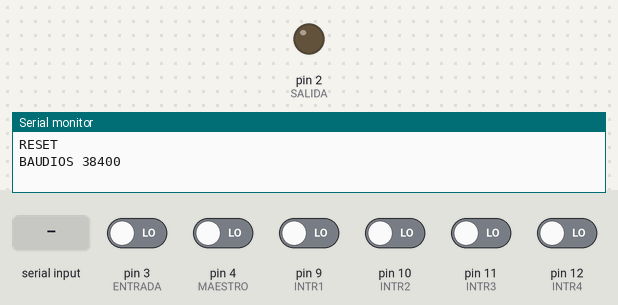
This sketch was run on a simulated Arduino Uno, built with avr-gcc and run on an emulated ATmega328P. Shown: output pins drawn as LEDs (lit = HIGH), the last lines printed to the serial monitor. Inputs (shaded band) come from the test bench; at power-on: pin 3 (ENTRADA), pin 4 (MAESTRO), pin 9 (INTR1), pin 10 (INTR2), pin 11 (INTR3), pin 12 (INTR4) LOW. The modem accepts every AT command (registered, SIM ready, sends succeed) and sends nothing else; pins used as bus, display or sensor lines are not drawn.

Above: at 1.3 s.
1.4 s: pin 3 (ENTRADA) driven HIGH
3.2 s: "1" received over the second serial link
At 4.6 s:
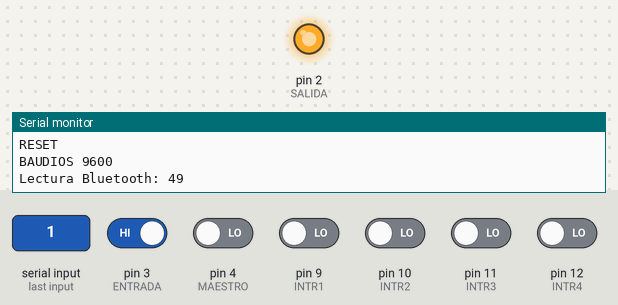
Timing chart, 0 to 6.2 s (numbered marks = the images above; inputs shaded):
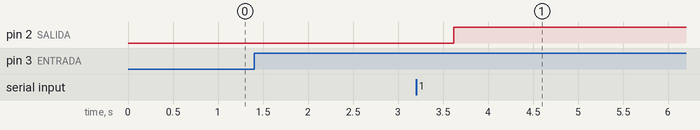

The sketch:

arduinolittleBitsBT.ino
```cpp
#include <SoftwareSerial.h>

#define RST 5
#define TxD 6
#define RxD 7
#define KEY 8

#define SALIDA 2
#define ENTRADA 3
#define MAESTRO 4

#define INTR1 9
#define INTR2 10
#define INTR3 11
#define INTR4 12

#define secAT 0
#define secNAME 1
#define secPASSW 2
#define secRESET 3
#define secUSAR 4


SoftwareSerial BTSerial(TxD, RxD);
int mlSecuencia=secAT;
int mlIntr=0;
int mlMaestro = LOW;
int mlEntrada = LOW;
boolean mbPrimeraVez=true;

void setup()
{
pinMode(RST, OUTPUT);
pinMode(KEY, OUTPUT);
pinMode(SALIDA, OUTPUT);
pinMode(MAESTRO, INPUT);
pinMode(INTR1, INPUT);
pinMode(INTR2, INPUT);
pinMode(INTR3, INPUT);
pinMode(INTR4, INPUT);
pinMode(ENTRADA, INPUT);
digitalWrite(SALIDA, LOW);
Serial.begin(9600);
delay(100);
}
void loop()
{
  int lintr1=digitalRead(INTR1);
  int lintr2=digitalRead(INTR2);
  int lintr3=digitalRead(INTR3);
  int lintr4=digitalRead(INTR4);
/*  int lintr2=0;
  int lintr3=0;
  int lintr4=0;
*/
  int lintr=lintr1 + (lintr2*2) + (lintr3*2*2) + (lintr4*2*2*2);
  int lMaestro=digitalRead(MAESTRO);
  if(mlIntr!=lintr || lMaestro!=mlMaestro || mbPrimeraVez){
    mbPrimeraVez=false;
    mlSecuencia = secAT;
    mlIntr=lintr;
    mlMaestro=lMaestro;
    reset(HIGH);
    enviarHC05("AT");
    enviarHC05("AT+ADDR?");
    if(mlMaestro==LOW){
      /*Esclavo*/
      enviarHC05("AT+ROLE=0");
    }else{
      /*Maestro*/
      enviarHC05("AT+ROLE=1");
    }
    mlSecuencia =secNAME;

    String lsName = "LITTLE";
    lsName=lsName+String(mlIntr);
    enviarHC05("AT+NAME="+lsName);
    mlSecuencia =secPASSW;

    enviarHC05("AT+PSWD="+String(mlIntr));
    mlSecuencia =secRESET;
  }
  if(mlSecuencia == secRESET && !BTSerial.available()){
    reset(LOW);
    mlSecuencia =secUSAR;
  }
  /*Si hay datos disponibles*/
  if (BTSerial.available()){
    /*los leemos*/
    byte lbBT = BTSerial.read();

    if(mlSecuencia == secUSAR){
      Serial.println("Lectura Bluetooth: " + String(lbBT));
      /*activamos salida si la secuencia es secUSAR*/
      if(lbBT == 0){
        digitalWrite(SALIDA, LOW);
      }else{
        digitalWrite(SALIDA, HIGH);
      }
    }else{
      Serial.write(lbBT);
    }
  }
  /*Si cambia la entrada la enviamos*/
  int lentrada=digitalRead(ENTRADA);
  if(lentrada!=mlEntrada){
    mlEntrada=lentrada;
    Serial.println("Entrada LittleBits: " +String(mlEntrada));
    BTSerial.write(mlEntrada);
  }

}
void enviarHC05(String psCommand){
    Serial.println(psCommand);
    BTSerial.print(psCommand+"\r\n");
    delay(100);
}
void reset(int plKEY){
    Serial.println("RESET");
    digitalWrite(RST, LOW);
    delay(500);
    digitalWrite(KEY, plKEY);
    digitalWrite(RST, HIGH);
    delay(500);
    if(plKEY==HIGH){
      Serial.println("BAUDIOS 38400");
      BTSerial.begin(38400);
    }else{
      Serial.println("BAUDIOS 9600");
      BTSerial.begin(9600);
    }
    BTSerial.flush();
    delay(500);

}
```

Measured:
- after the input at 3.2 s, pin 2 (SALIDA): LOW → HIGH after 0.42 s
